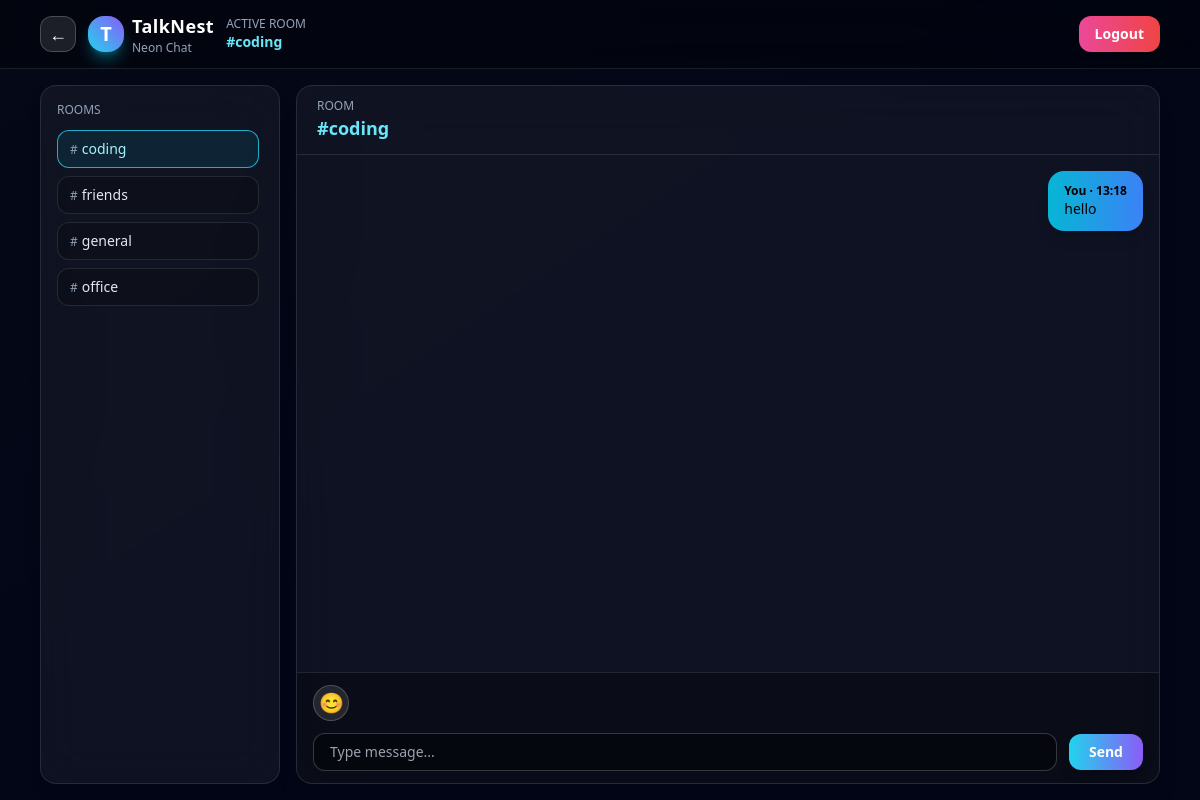
/room/coding/ (signed in), run on an earlier commit of the app's database.
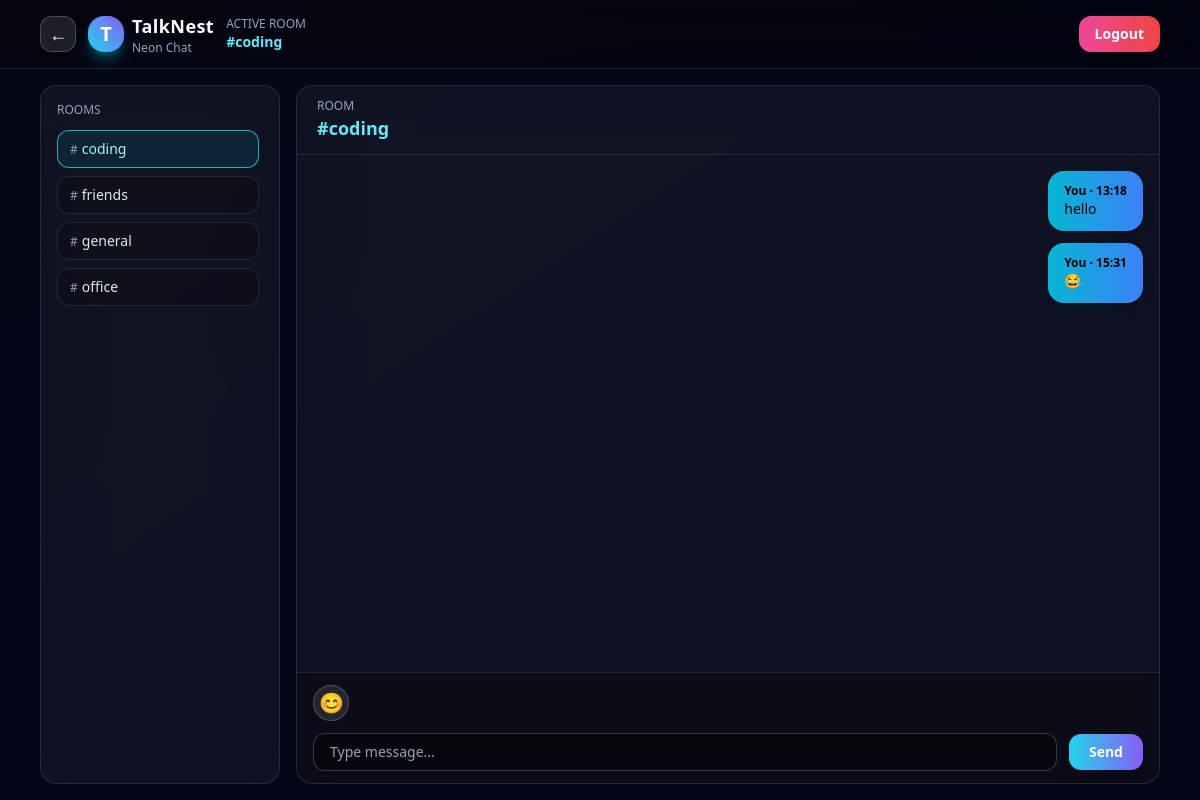
And on a later commit of the database.
### chat/models.py (models this page shows, shortened)
class ChatRoom(models.Model):
    name = models.CharField(max_length=255, unique=True)

class Message(models.Model):
    STATUS_CHOICES = [
        ("sent", "Sent"),
        ("delivered", "Delivered"),
        ("seen", "Seen"),
    ]
    user = models.ForeignKey(User, on_delete=models.CASCADE)
    room = models.ForeignKey(ChatRoom, on_delete=models.CASCADE, related_name="messages")
    text = models.TextField(blank=True, null=True)
    file = models.FileField(upload_to="uploads/", blank=True, null=True)
    msg_type = models.CharField(
        max_length=10,
        choices=[("text", "Text"), ("image", "Image"), ("file", "File")],
        default="text"
    )
    created_at = models.DateTimeField(auto_now_add=True)
    status = models.CharField(max_length=10, choices=STATUS_CHOICES, default="sent")

### chat/views.py (the view, shortened to what this page needs)
# urls.py: path("room/<str:room_name>/", views.room_view, name="room"),
@login_required
def room_view(request, room_name):
    room = get_object_or_404(ChatRoom, name=room_name)
    rooms = ChatRoom.objects.all().order_by("name")
    messages = Message.objects.filter(room=room).order_by("created_at")
    return render(request, "chat/room.html", {
        "room": room,
        "rooms": rooms,
        "messages": messages,
    })

### templates/chat/room.html (shortened to what the changed rows need)
<!DOCTYPE html>
<html lang="en">
<head>
    <script src="https://cdn.tailwindcss.com"></script>
</head>
<body class="min-h-screen bg-gradient-to-br from-[#050816] via-[#020617] to-[#020617] text-white flex flex-col">
<header class="w-full border-b border-white/10 bg-black/30 backdrop-blur-xl">
    <nav class="max-w-6xl mx-auto flex items-center justify-between px-4 py-3">
        <div class="flex items-center gap-3">
            <div class="hidden sm:flex flex-col">
                <span class="text-xs uppercase text-slate-400">Active Room</span>
                <span class="text-sm font-semibold text-cyan-300">#{{ room.name }}</span>
            </div>
        </div>
    </nav>
</header>
<main class="flex-1 max-w-6xl mx-auto w-full flex flex-col md:flex-row gap-4 px-4 py-4">
    <aside class="w-full md:w-60 bg-white/5 border border-white/10 rounded-2xl p-4 backdrop-blur-xl shadow-lg">
        <div class="space-y-2 max-h-72 overflow-y-auto pr-1 text-sm">
            {% for r in rooms %}
                <a href="{% url 'room' r.name %}"
                   class="block px-3 py-2 rounded-xl border
                   {% if r.name == room.name %}
                       border-cyan-400/80 bg-cyan-500/10 text-cyan-200
                   {% else %}
                       border-white/10 bg-black/20 text-slate-200 hover:border-cyan-400/60 hover:bg-cyan-500/10
                   {% endif %}
                   transition">
                    <span class="text-xs text-slate-400 mr-1">#</span>{{ r.name }}
                </a>
            {% endfor %}
        </div>
    </aside>
    <section class="flex-1 flex flex-col bg-white/5 border border-white/10 rounded-2xl backdrop-blur-xl shadow-xl overflow-hidden">
        <div class="px-5 py-3 border-b border-white/10">
            <p class="text-xs uppercase text-slate-400">Room</p>
            <p class="text-lg font-semibold text-cyan-300">#{{ room.name }}</p>
        </div>
        <div id="messages" class="flex-1 px-4 py-4 space-y-3 overflow-y-auto">
            {% for msg in messages %}
                {% if msg.user == request.user %}
                    <div class="flex justify-end">
                        <div class="max-w-[75%] rounded-2xl bg-gradient-to-r from-cyan-500 to-blue-500 px-4 py-3 shadow-lg text-black">
                            <div class="text-xs font-semibold">You · {{ msg.created_at|date:"H:i" }}</div>
                            <p class="text-sm break-words">{{ msg.text }}</p>
                        </div>
                    </div>
                {% endif %}
            {% empty %}
                <p class="text-center text-slate-400 text-sm mt-4">No messages yet.</p>
            {% endfor %}
        </div>
    </section>
</main>
</body>
</html>

What changed in the data, as far as the page shows it:
added Message: created_at "15:31", text "😂"
